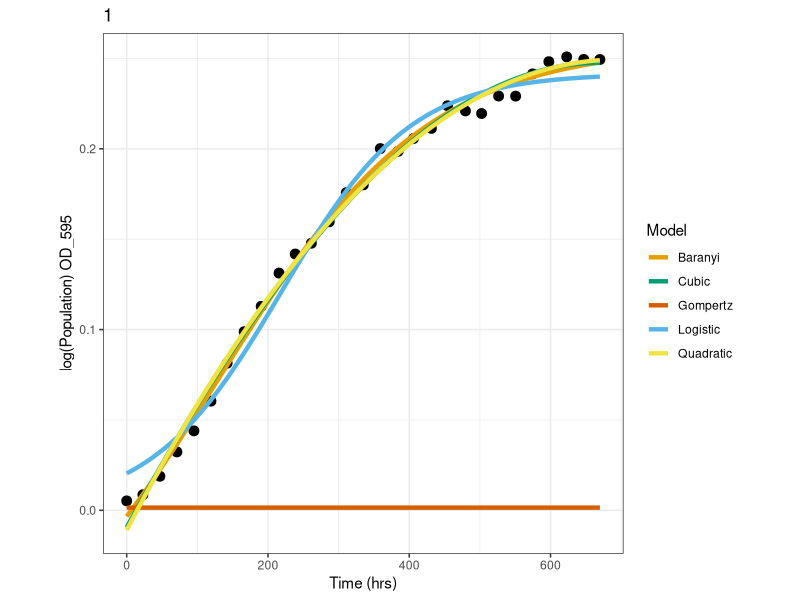
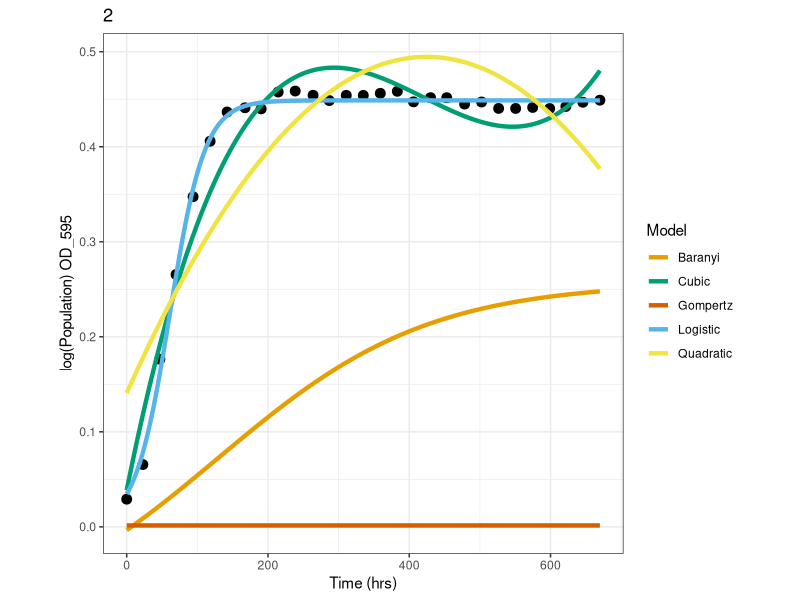
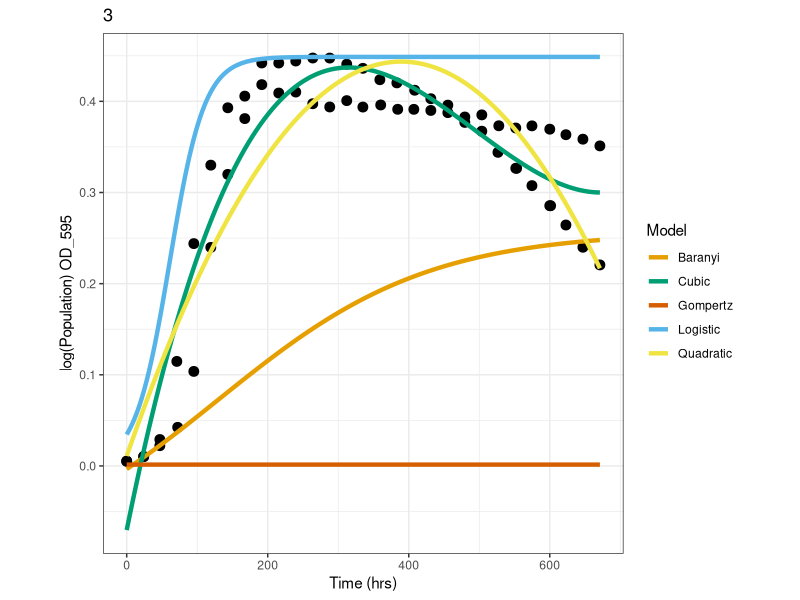
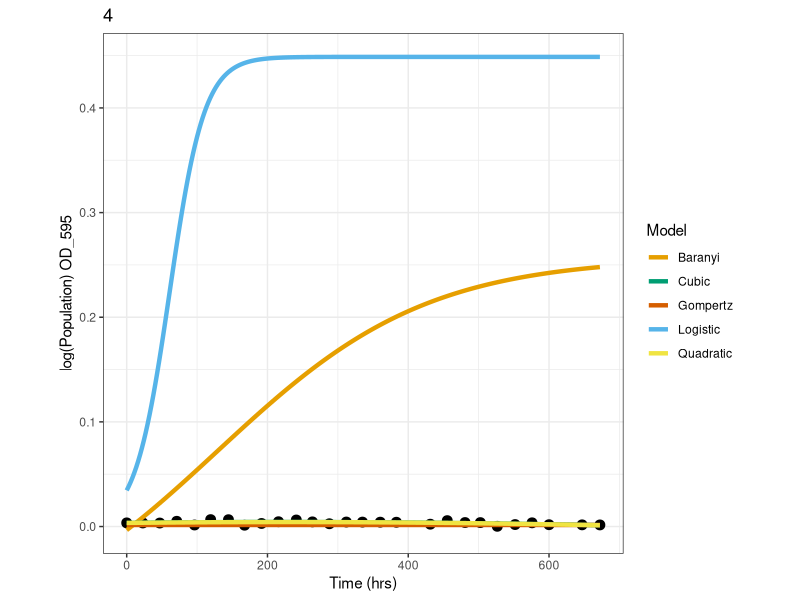
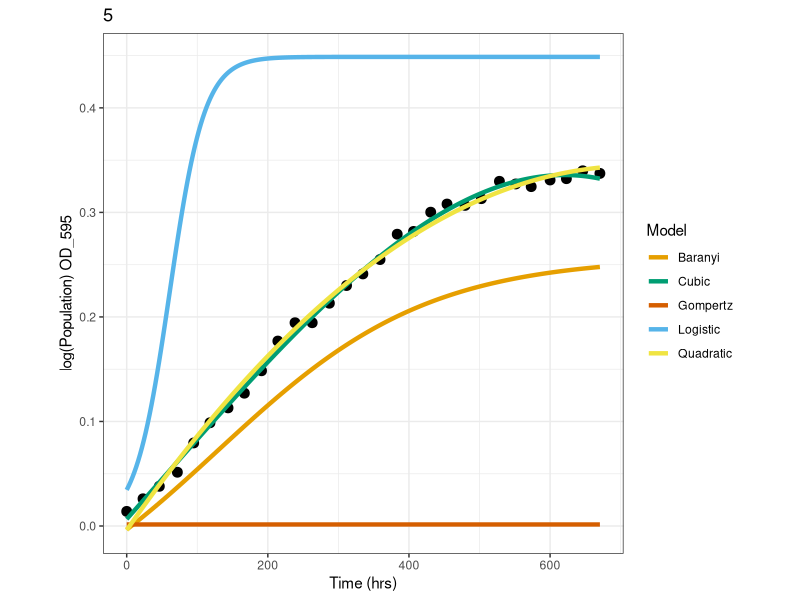
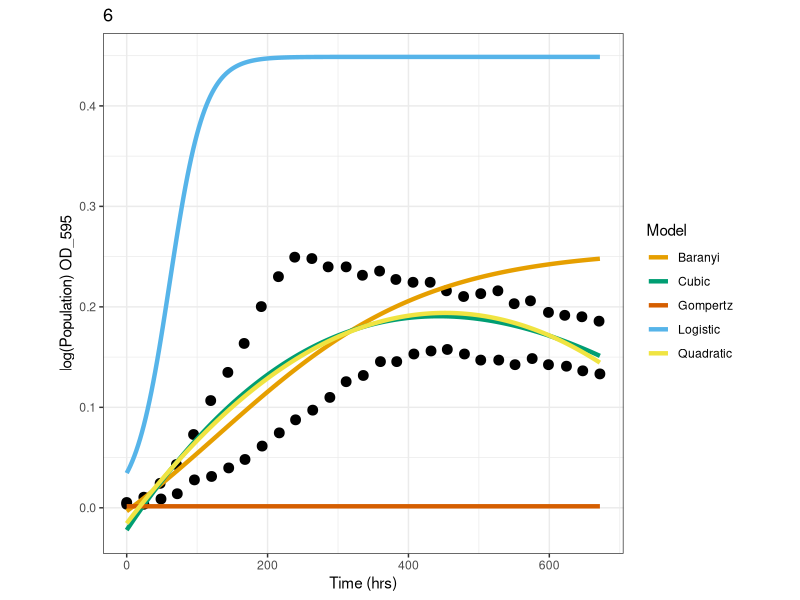
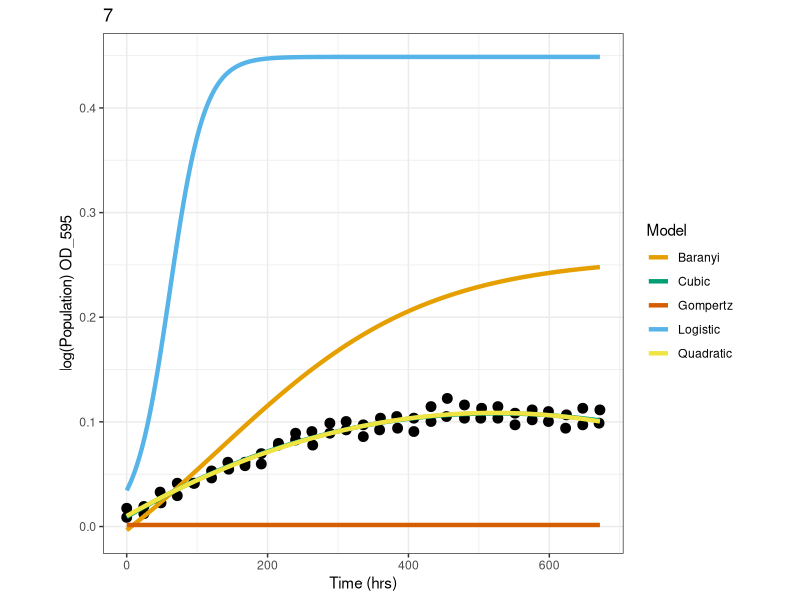
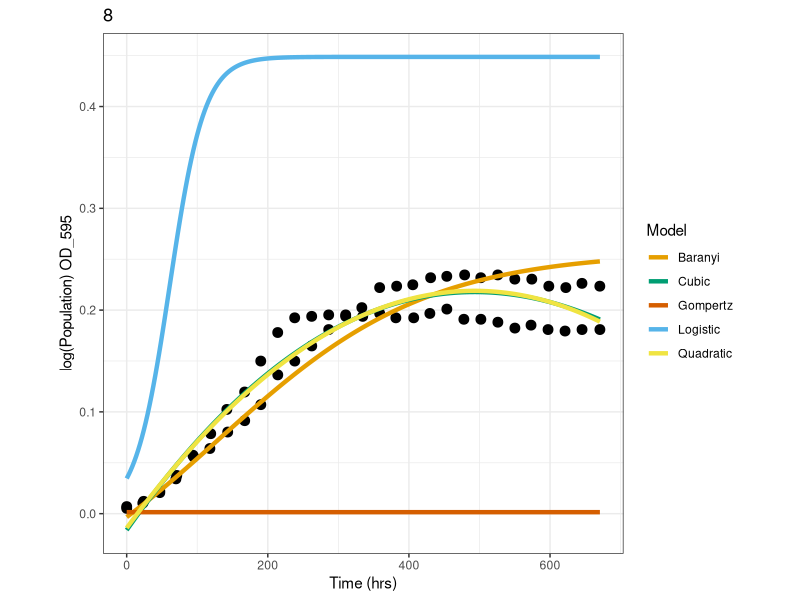

These figures' R source, in order: (Note: this script raises an error after producing the figures.)
#__author__ = 'Billy Lam (ykl17@ic.ac.uk)'
#__version__ = '3.6.3'

## Model fitting using logged data ##

## Load necessary packages ##
library(ggplot2)
library(minpack.lm)

# An additional package could be "growthrates", it got a written function to extract rmax and tlag

## Load data ##
data <- read.csv("../data/Pop_clean.csv", stringsAsFactors = F, header = T)

#### Defining equations! ####
logistic_model <- function(N_0, N_max, r_max, t){
  return((N_0 * N_max * exp(r_max*t)) / (N_max + N_0 * (exp(r_max*t) - 1)))
}

loglogistic_model <- function(N_0, N_max, r_max, t){
  return(log((N_0 * N_max * exp(r_max*t)) / (N_max + N_0 * (exp(r_max*t) - 1))))
}

# gompertz_model <- function(t, r_max, N_max, N_0, t_lag){ # Modified gompertz growth model (Zwietering 1990)
#   return(exp(N_0 + (N_max - N_0) * exp(-exp(r_max * exp(1) * (t_lag - t)/((N_max - N_0) * log(10)) + 1))))
# }  

gompertz_model <- function(t, r_max, N_max, N_0, t_lag){ # Modified gompertz growth model (Zwietering 1990)
  return(N_0 + (N_max - N_0) * exp(-exp(r_max * exp(1) * (t_lag - t)/((N_max - N_0) * log(10)) + 1)))
}     

baranyi_model <- function(N_0, N_max, r_max, t, t_lag){ # Baranyi model (Baranyi 1993)
  return(N_max + log10((-1+exp(r_max*t_lag) + exp(r_max*t))/(exp(r_max*t) - 1 + exp(r_max*t_lag) * 10^(N_max-N_0))))
}

## Initialize the results data frame ##
Stats50 <- data.frame(ID = character(), Quadratic_AIC = numeric(), 
                      Cubic_AIC = numeric(), Logistic_AIC = numeric(), 
                      Gompertz_AIC = numeric(), Baranyi_AIC = numeric(), 
                      Quadratic_rsq = numeric(), Cubic_rsq = numeric(), 
                      Logistic_rsq = numeric(), Gompertz_rsq = numeric(),
                      Baranyi_rsq = numeric(), stringsAsFactors = FALSE)


## Initializing starting parameters, model fitting (linear and nonn-linear), calculating AIC, plotting!
for (i in unique(data$id2)){
  # For each unique data set
  supb <- subset(data, data$id2 == i)
  ID <- supb$id2[i] #Getting the unique ID for each data set
  
  # Ignore data sets with less than 4 data points
  if ((nrow(supb)<4) == TRUE) {next}
  
  ############## Initializing starting parameters ###############
  N_0_start <- min(supb$logpop1) # N0 = minimum PopBio
  N_max_start <- max(supb$logpop1) # Nmax = maximum PopBio
  
  # Generate initial regression for comparisons to find rmax in the while loop!
  a <- lm(supb$logpop1 ~ supb$Time) #Initial regression fit
  y_int <- a$coefficients[1] #Y-intercept of the initial regression fit
  r_max_start <- a$coefficients[2] #Gradient of initial regression fit
  
  # Setting conditions for the while loop so that it runs x (total number of rows -3) number of times for each data set
  j <- 1
  n <- dim(supb)[1] - 3 # Running lm for every 3 points in the data set, so the nrow(supb) - 3 is the number of times the lm will run
  rdata <- supb
  
  while(j < n){ # Prevent R trying to lm() over available data
    if(length(unique(rdata$Time)) != 1){
      rmaxx <- lm(rdata$logpop1[j:(j+4)]~rdata$Time[j:(j+4)])$coefficients[2]
      y_int2 <- lm(rdata$logpop1[j:(j+4)]~rdata$Time[j:(j+4)])$coefficients[1]
      j <- j + 1
      if(r_max_start < rmaxx){ # If new r is greater than old r
        r_max_start <- rmaxx # Make the the old rmax equal to the new rmax
        y_int <- y_int2 # Make the old y-intercept equal to the new y-intercept
      }
    } 
  }
  
  r_max_start <- as.numeric(r_max_start) 
  y_int <- as.numeric(y_int)
  t_lag_start <- (-y_int) / r_max_start # t_lag = x-intercept of the r_max tangent, so this calculates it
  
  ################ Fitting linear models ##################
  
  # Quadratic
  Qua_Fit <- lm(logpop1 ~ poly(Time, 2), data = supb)   
  QuaAIC <- AIC(Qua_Fit)
  Qua_rsq <- summary(Qua_Fit)$adj.r.squared
  
  # Cubic
  Cub_Fit <- lm(logpop1 ~ poly(Time, 3), data = supb) 
  CubAIC <- AIC(Cub_Fit)
  Cub_rsq <- summary(Cub_Fit)$adj.r.squared
  
  ########### Sampling starting values for non-linear models ###########
  
  # Set seed to make code reproducible
  set.seed(55)
  # Initialize a matrix with 100 nd samples of each predicted starting parameters
  N_0_start_lots <- matrix(rnorm(100, mean = N_0_start, sd = 0.2) , nrow = 100, ncol = 1)
  N_max_start_lots <- rnorm(100, mean = N_max_start, sd = 0.2)
  r_max_start_lots <- rnorm(100, mean = r_max_start, sd = 0.2)
  t_lag_start_lots <- rnorm(100, mean = t_lag_start, sd = 0.2)
  # Adding all into one matrix
  starting_val <- cbind(N_0_start_lots, N_max_start_lots, r_max_start_lots, t_lag_start_lots)
  colnames(starting_val) <- c("N_0_start", "N_max_start", "r_max_start", "t_lag_start")
  
  # Set a counter for the if statement in the second loop
  counter <- 1
  
  for (z in 1:nrow(starting_val)){
    ################ Fitting non-linear models ##################
    
    # Logistic
    Logis_Fit <- try(nlsLM(logpop1 ~ logistic_model(N_0, N_max, r_max, t = Time), 
                           data = supb, start = c(N_0 = unname(starting_val[z, 1]), 
                                                  N_max = unname(starting_val[z, 2]), 
                                                  r_max = unname(starting_val[z, 3])), 
                           control = nls.lm.control(maxiter = 100)), silent = T) 
    if (class(Logis_Fit) != 'try-error'){
      LogisAIC2 <- AIC(Logis_Fit)
      Logistic_rss <- sum(residuals(Logis_Fit)^2)
      Logistic_tss <- sum((supb$logpop1 - mean(supb$logpop1))^2)
      Logistic_rsq2 <- 1 - (Logistic_rss/Logistic_tss)
    } else {
      LogisAIC2 <- "NA"
      Logistic_rsq2 <- "NA"
    }
    
    
    # Make sure the first AIC and rsq values are set as a baseline for comparisons
    
    if (exists("LogisAIC") == FALSE && exists("Logistic_rsq") == FALSE){
      if (class(Logis_Fit) != 'try-error'){
        LogisAIC <- LogisAIC2
        Logistic_rsq <- Logistic_rsq2
      }
    }
    
    # If the newly sampled value has a better AIC and rsq values, replace
    if (exists("LogisAIC") == TRUE && exists("Logistic_rsq") == TRUE){
      if (LogisAIC2 <= LogisAIC && Logistic_rsq2 >= Logistic_rsq){
        LogisAIC <- LogisAIC2
        Logistic_rsq <- Logistic_rsq2
        Logis_Fit_final <- Logis_Fit
      }
    }
      
    # Gompertz
    Gomp_Fit <- try(nlsLM(logpop1 ~ gompertz_model(N_0, N_max, r_max, t = Time, 
                                                   t_lag), data = supb, 
                          start = c(N_0 = unname(starting_val[z, 1]), 
                                    N_max = unname(starting_val[z, 2]), 
                                    r_max = unname(starting_val[z, 3]), 
                                    t_lag = unname(starting_val[z, 4])), 
                          control = nls.lm.control(maxiter = 100)), silent = T) 
    if (class(Gomp_Fit) != 'try-error'){
      GompertzAIC2 <- AIC(Gomp_Fit)
      Gompertz_rss <- sum(residuals(Gomp_Fit)^2)
      Gompertz_tss <- sum((supb$logpop1 - mean(supb$logpop1))^2)
      Gompertz_rsq2 <- 1 - (Gompertz_rss/Gompertz_tss)
    } else {
      GompertzAIC2 <- "NA"
      Gompertz_rsq2 <- "NA"
    }
    # if (class(Gomp_Fit) != 'try-error') {
    #   cat("Gomp", counter, "/n")
    # }
    
    # Make sure the first AIC and rsq values are set as a baseline for comparisons
    
    if (exists("GompertzAIC") == FALSE && exists("Gompertz_rsq") == FALSE){
      if (class(Gomp_Fit) != 'try-error'){
        GompertzAIC <- GompertzAIC2
        Gompertz_rsq <- Gompertz_rsq2
      }
    }
    
    
    # If the newly sampled value has a better AIC and rsq values, replace
    if (exists("GompertzAIC") == TRUE && exists("Gompertz_rsq") == TRUE){
      if (GompertzAIC2 <= GompertzAIC && Gompertz_rsq2 >= Gompertz_rsq){
        GompertzAIC <- GompertzAIC2
        Gompertz_rsq <- Gompertz_rsq2
        Gomp_Fit_final <- Gomp_Fit
      }
    }
    
    # Baranyi
    Bar_Fit <- try(nlsLM(logpop1 ~ baranyi_model(N_0, N_max, r_max, t = Time, 
                                                 t_lag), data = supb, 
                         start = c(N_0 = unname(starting_val[z, 1]), 
                                   N_max = unname(starting_val[z, 2]), 
                                   r_max = unname(starting_val[z, 3]), 
                                   t_lag = unname(starting_val[z, 4])), 
                         control = nls.lm.control(maxiter = 100)), silent = T) 
    if (class(Bar_Fit) != 'try-error'){
      BaranyiAIC2 <- AIC(Bar_Fit)
      Baranyi_rss <- sum(residuals(Bar_Fit)^2)
      Baranyi_tss <- sum((supb$logpop1 - mean(supb$logpop1))^2)
      Baranyi_rsq2 <- 1 - (Baranyi_rss/Baranyi_tss)
    } else {
      BaranyiAIC2 <- "NA"
      Baranyi_rsq2 <- "NA"
    }    
    
    # Make sure the first AIC and rsq values that are not NAs are set as a baseline for comparisons
    if (exists("BaranyiAIC") == FALSE && exists("Baranyi_rsq") == FALSE){
      if (BaranyiAIC2 != "NA" && Baranyi_rsq2 != "NA"){
        BaranyiAIC <- BaranyiAIC2
        Baranyi_rsq <- Baranyi_rsq2
      }
    }
    
    # if (counter == 1 && class(Bar_Fit) != 'try-error'){
    #   BaranyiAIC <- BaranyiAIC2
    #   Baranyi_rsq <- Baranyi_rsq2
    # } else if (counter == 2 && class(Bar_Fit) != 'try-error'){
    #   if (BaranyiAIC == "NA" && Baranyi_rsq == "NA"){
    #     BaranyiAIC <- BaranyiAIC2
    #     Baranyi_rsq <- Baranyi_rsq2
    #   }
    # } else if (counter == 3 && class(Bar_Fit) != 'try-error'){
    #   if (BaranyiAIC == "NA" && Baranyi_rsq == "NA"){
    #     BaranyiAIC <- BaranyiAIC2
    #     Baranyi_rsq <- Baranyi_rsq2
    #   }
    # }
    
    # If the newly sampled value has a better AIC and rsq values, replace
    # if (BaranyiAIC2 != "NA" && BaranyiAIC == "NA"){
    if (exists("BaranyiAIC") == TRUE && exists("Baranyi_rsq") == TRUE){
      if (BaranyiAIC2 <= BaranyiAIC && Baranyi_rsq2 >= Baranyi_rsq){
        BaranyiAIC <- BaranyiAIC2
        Baranyi_rsq <- Baranyi_rsq2
        Bar_Fit_final <- Bar_Fit
      }
    }
    # }
    
    counter <- counter + 1
    
  }
  
  # Filling in the results data frame with calculated AIC and adj r-squared values
  whtev <- c(ID, QuaAIC, CubAIC, LogisAIC, GompertzAIC, BaranyiAIC, Qua_rsq, 
             Cub_rsq, Logistic_rsq, Gompertz_rsq, Baranyi_rsq)
  Stats50[i, ] <- whtev
  
  
  
  ################## Creating the plots #####################
  # x-axis for the models
  length <- seq(from = min(supb$Time), to = max(supb$Time), length.out = 250)
  
  # Saving the predicted data points for each model and merging them all together
  Qp <- predict.lm(Qua_Fit, data.frame(Time = length))
  df1 <- data.frame(length, Qp)
  df1$Model <- "Quadratic"
  names(df1) <- c("length", "PopBio_pred", "Model")
  dfp <- df1
  
  if(CubAIC != "NA" && is.infinite(CubAIC) == FALSE){ # If the AIC is not NA and infinite
    Cp <- predict.lm(Cub_Fit, data.frame(Time = length))
    df2 <- data.frame(length, Cp)
    df2$Model <- "Cubic"
    names(df2) <- c("length", "PopBio_pred", "Model")
    dfp <- rbind(dfp, df2) # rbind the dataframes
  }
  if(LogisAIC != "NA" && is.infinite(LogisAIC) == FALSE){
    Lp <- logistic_model(t = length, r_max = coef(Logis_Fit_final)["r_max"], 
                         N_max = coef(Logis_Fit_final)["N_max"], 
                         N_0 = coef(Logis_Fit_final)["N_0"])
    df3 <- data.frame(length, Lp)
    df3$Model <- "Logistic"
    names(df3) <- c("length", "PopBio_pred", "Model")
    dfp <- rbind(dfp, df3)
  }
  if(GompertzAIC != "NA" && is.infinite(GompertzAIC) == FALSE){
    Gop <- gompertz_model(t = length, r_max = coef(Gomp_Fit_final)["r_max"], 
                          N_max = coef(Gomp_Fit_final)["N_max"], 
                          N_0 = coef(Gomp_Fit_final)["N_0"], 
                          t_lag = coef(Gomp_Fit_final)["t_lag"])
    df4 <- data.frame(length, Gop)
    df4$Model <- "Gompertz"
    names(df4) <- c("length", "PopBio_pred", "Model")
    dfp <- rbind(dfp, df4)
  }
  if(BaranyiAIC != "NA" && is.infinite(BaranyiAIC) == FALSE){
    Bp <- baranyi_model(t = length, r_max = coef(Bar_Fit_final)["r_max"], 
                        N_max = coef(Bar_Fit_final)["N_max"], 
                        N_0 = coef(Bar_Fit_final)["N_0"], 
                        t_lag = coef(Bar_Fit_final)["t_lag"])
    df5 <- data.frame(length, Bp)
    df5$Model <- "Baranyi"
    names(df5) <- c("length", "PopBio_pred", "Model")
    dfp <- rbind(dfp, df5)
  }
  
  
  ## Plotting ##
  p <- ggplot(supb, aes(x = Time, y = logpop1)) +
    geom_point(size = 3) + 
    geom_line(data = dfp, aes(x = length, y = PopBio_pred, col = Model), size = 1.5) + # Model prediction lines
    scale_color_manual(values = c("#E69F00", "#009E73", "#D55E00", "#56B4E9", "#F0E442")) +
    theme_bw() + 
    theme(aspect.ratio = 1) + 
    labs(title = paste(ID), x = ("Time (hrs)"), y = paste("log(Population) ", supb$PopBio_units[i], sep = ""))

  ## Save plot in results
  png(paste("", i, ".png", sep = ""), width=600, height=500, res=120) # start export
  print(p)
  dev.off() # finish export
}

## Export stats results
write.csv(Stats50, "../data/logstats.csv")
